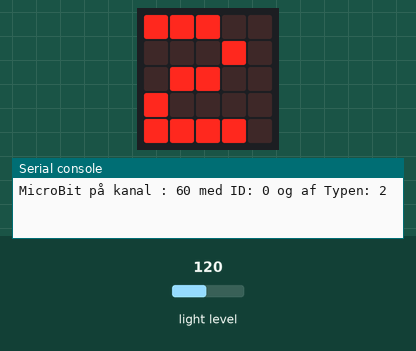
This program was run on a simulated BBC micro:bit running MicroPython. Parts: the board's 5×5 LED display, the last lines printed to the serial console. The inputs (shaded band) are chosen by the test bench; at power-on: light level 120. No radio messages arrive unless stated (any console line starting 'radio sent:' is added by the test bench).

Above: at 3.7 s.
6.3 s: light level set to 191
At 6.43 s:
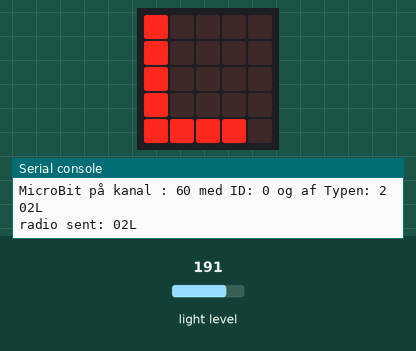
At 7.7 s:
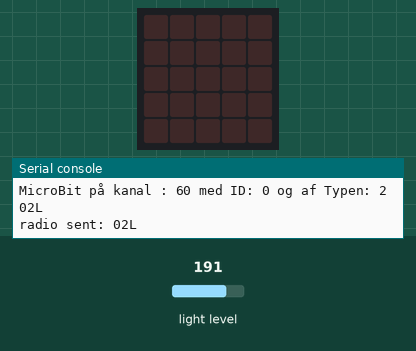
8.0 s: light level set to 5
At 8.1 s:
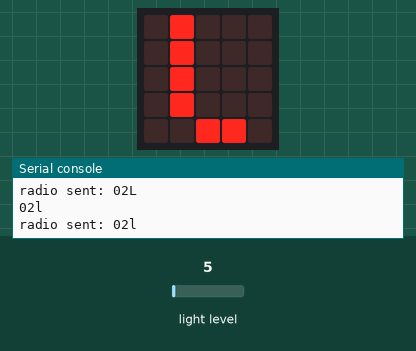
Timing chart, 0 to 11.0 s (numbered marks = the images above; inputs shaded):
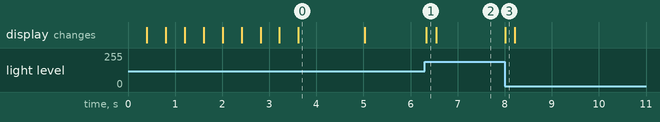

Measured:
- after the input at 6.3 s, the display: changes at once (image 1)
- after the input at 8.0 s, the display: changes at once (image 3)
- what the display in image 0 shows lasts 1.4 s, from 3.6 s to 5.0 s

The program:

MBType-2.py
```python
# MBType-2.py - Gem i main.py på Micro:Bit når den skal køre selvstændigt og kombineres med et program på PC/PI/MAC
#             - Husk at det skal være med lille m i main.py ellers duer det ikke!
#
# Version 1.2 - 26 aug 2021 - Udgave til frigivelse/spredning i efteråret 2021.
#                           - Ændret navngivning, samt splittet lys og magnet i 2.
# Version 1.1 - 26 apr 2021 - Tilføjet initiel udskrft af radio kanal aht identifikation ved opstart.
# Version 1.0 - 18 jan 2021 - Udgave brugt ved test i 1x SSG vinter 2021. LYD-KIT Region MidtJylland
#
# Type 2:
# Program der løbende checker om der er 'meget' eller 'lidt' lys. Dvs af typen on/off switch med lys.
# Er det tilfældet sendes tegnene: "L","l" (stort og lille L som i lys,
# sammen med MB id og Type identifikation for at gøre det til et unikt event med flere MB i opstilling.
# Sendes kun ved skift i tilstand.
#
# Modtages noget på radio sendes det videre på USB.
# Derved kan man sætte een MB til PC/MAC/PI og have flere andre der sender på radio og få
# input events fra alle overført til PC/MAC/PI
#
from microbit import *
import radio
#
# Konstanter til at identificere MB, som I skal rette til jeres opstilling
#
MB_TYPE = "2"     # identificerer denne MB som een der sender lys on/off -  SKAL ikke ændres
MB_ID   = "0"     # nummer på MB når I bruger flere af dem i opstilling for at kunne skelne dem ad
CH      = 60      # Den radio kanal I benytter til jeres opstilling/produkt (0-83)

#
# Hvis I vil ændre 'følsomhed' for hvornår MB sender L/l M/m så juster nedenstående
# og evt delta værdierne i selve koden længere nede
#

LIM_LIGHT  = 120

#
# Variabler til at holde styr på input og sidste ditto så kun ny/ændrede knap tryk sendes.
key      = "l"
last_key = "l"

#
# Tænde for radio med fuld sende styrke men på specifik kanal som benyttes i opstillingen
#
radio.config(channel=CH)     # samme kanal i alle MB's i samme opstilling. Brug nummer som gruppe har fået tildelt
radio.on()

#
# For at identificere MB på USB (hvis den er tilsluttet via USB) samt kokalt på MB display
#
print("MicroBit på kanal : "+str(CH)+" med ID: "+MB_ID+" og af Typen: "+MB_TYPE)
display.show("K:"+str(CH)+"I:"+MB_ID+"T:"+MB_TYPE)
sleep(1000)
display.clear()
#
# Hoved program der løbende checker lys niveau og om det er over/under en given værdi
#
while True:                        # Forever - genererer events på radio og USB

    light_level = display.read_light_level()

    if (light_level > LIM_LIGHT+10) :
        key = "L"
    elif (light_level < LIM_LIGHT-10):
        key="l"

    if key != last_key:            # sender kun een gang hvis samme knap/PIN er aktiveret gentagne gange i loop
        event = MB_ID+MB_TYPE+key  # unik event med MB ident,type og key der er aktiveret
        print(event)               # Send streng på USB   - OK selvom MB ikke er tilsluttet via USB
        radio.send(event)          # Send streng på radio - OK selvom MB er tilslutet via USB
        display.show(key)          # Local feedback på Micro:Bit display.
        sleep(200)
        display.clear()
        last_key=key

    #
    # Hvis der modtages noget på radio sendes det ufilteret/uændret videre på USB.
    #
    r = radio.receive()
    if r :
        print(r)

    sleep(50)
```
